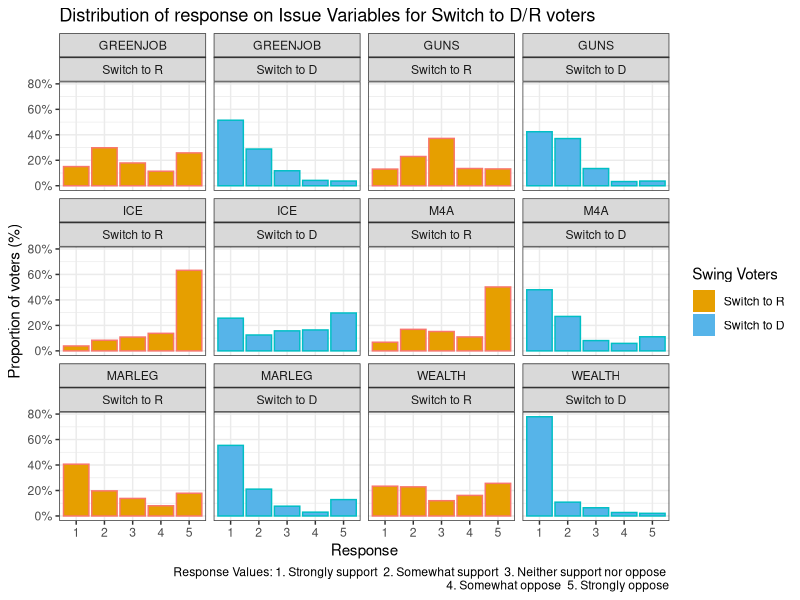
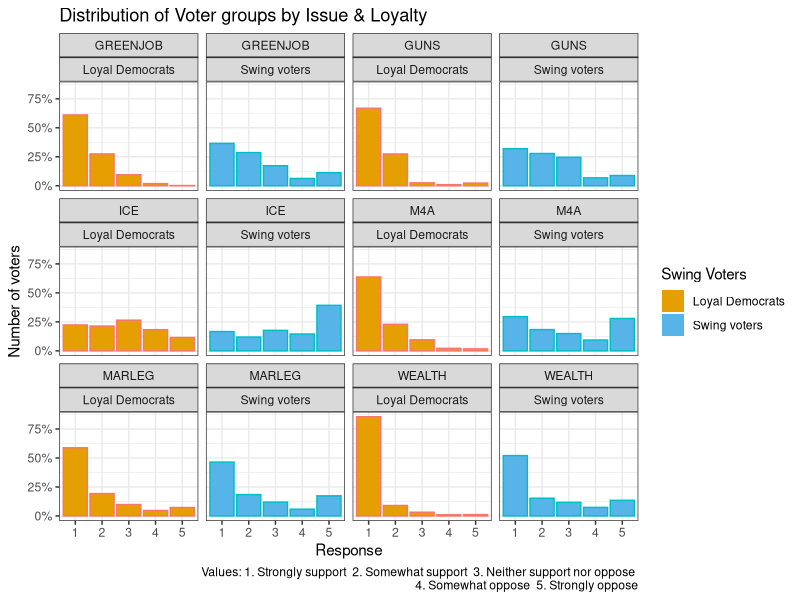
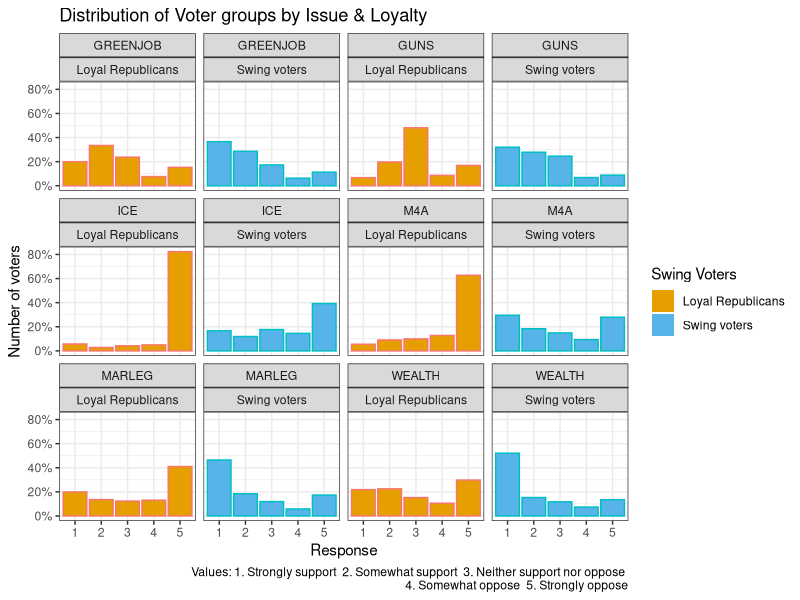
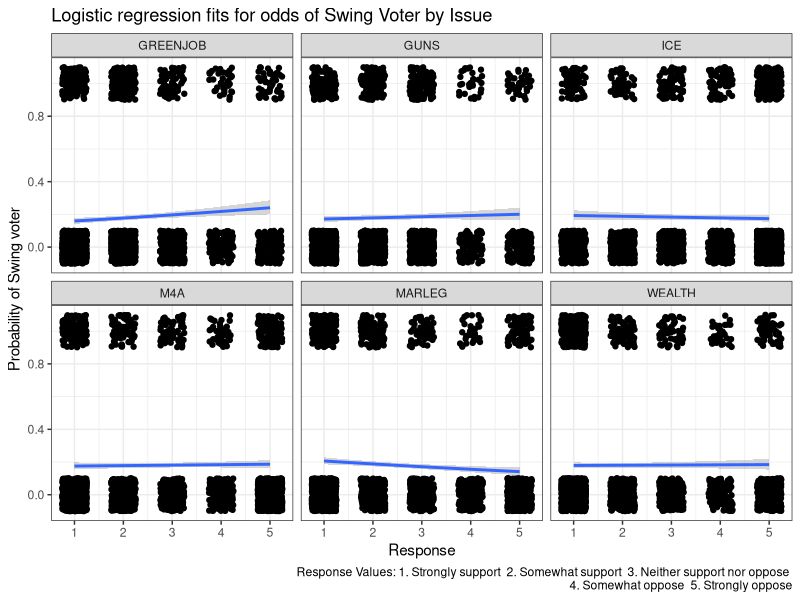
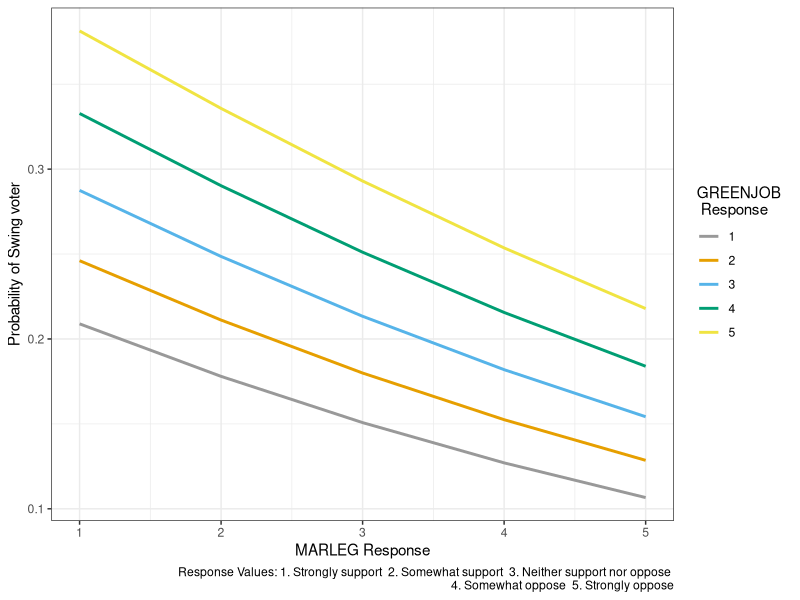
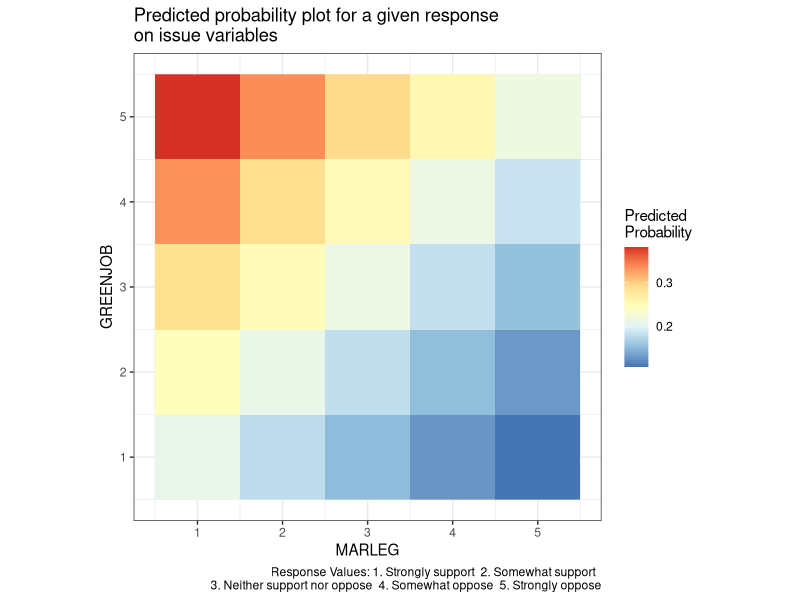
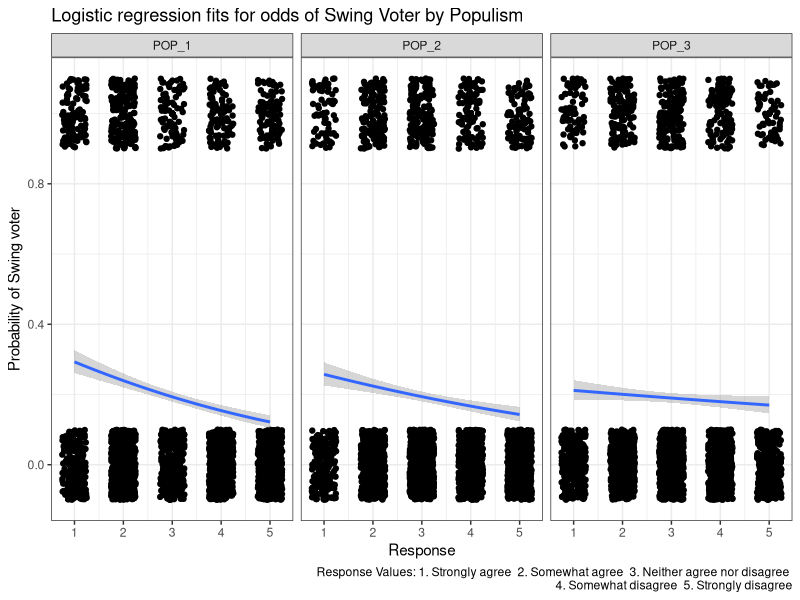
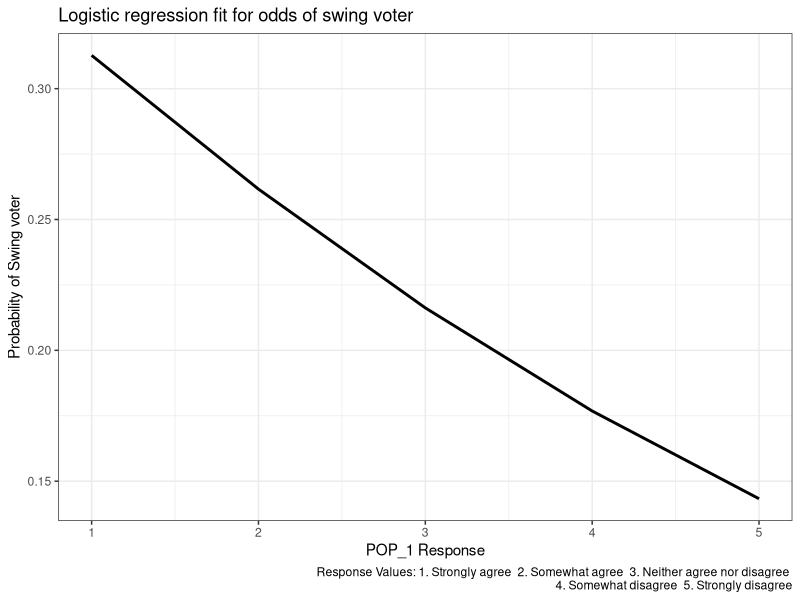

These figures' R source, in order:
## ---- chunk 1
knitr::opts_chunk$set(echo = FALSE, tidy = TRUE, warning = FALSE, message = FALSE)
## ---- chunk 2
library(tidyverse)
library(broom)
library(arm)
library(GGally)
cb_palette = c("#999999", "#E69F00", "#56B4E9", "#009E73", "#F0E442", "#0072B2", "#D55E00", "#CC79A7")
## ---- chunk 3
# Load Data
dfp_WTHH = read.csv("DFP_WTHH_release.csv")
names(dfp_WTHH)[1] <- "rowid"
dfp = dplyr::select(dfp_WTHH, rowid, house3, presvote16post, weight_DFP, M4A, GREENJOB, WEALTH, MARLEG, ICE, GUNS, POP_1, POP_2, POP_3, gender)
# Removing NAs or 7 (Did not vote) for presvote16post
dfp =  dfp[!(is.na(dfp$presvote16post) | dfp$presvote16post == 7),]
# summary(dfp)
n_row = nrow(dfp)
## ---- chunk 4
is_swing_voter <- function() {
  vect = as.numeric(rep.int(1, times = n_row))
  for(i in 1:n_row) {
    if(dfp$presvote16post[i] == 1 && dfp$house3[i] == 1)
      vect[i] = 2
    else if(dfp$presvote16post[i] == 2 && dfp$house3[i] == 2)
      vect[i] = 3
    else if(dfp$presvote16post[i] != 2 && dfp$house3[i] == 2)
      vect[i] = 4
    else if(dfp$presvote16post[i] != 1 && dfp$house3[i] == 1)
      vect[i] = 5
  }
  return(vect)
}
# 1 = Swing, 2 = Loyal Demo, 3 = Loyal Rep, 4 = Switch to R, 5 = Switch to D
dfp$is_swing = is_swing_voter()
dfp$is_swing = factor(dfp$is_swing, labels = c("Swing", "Loyal Democrat", "Loyal Republican", "Switch to R", "Switch to D"))

## ---- chunk 5
dfp.q1 = dfp %>% subset(., subset = (.$is_swing == "Switch to R" | (.$is_swing == "Switch to D")), select = c("is_swing", "M4A", "GREENJOB", "WEALTH", "MARLEG", "ICE", "GUNS", "weight_DFP"))

cb_palette2 = c("#E69F00", "#56B4E9")

dfp.q1 = gather(dfp.q1, key = "ISSUE", value = "RESPONSE", c("M4A", "GREENJOB", "WEALTH", "MARLEG", "ICE", "GUNS"))
dfp.q1$RESPONSE = factor(dfp.q1$RESPONSE)
dfp.q1 = na.omit(dfp.q1)
## ---- chunk 6
# ggplot(dfp.q1[dfp.q1$RESPONSE != 6,], aes(x = RESPONSE, color = is_swing, fill = is_swing)) + stat_count((aes(weight = weight_DFP))) + facet_wrap(~ISSUE) + theme_bw() + guides(fill = guide_legend(title="Swing Voters"), color = FALSE) + scale_fill_manual(values = cb_palette2) + labs(title="Distribution of response on Issue Variables for Switch to D/R voters", caption = "Response Values: 1. Strongly support  2. Somewhat support  3. Neither support nor oppose \n  4. Somewhat oppose  5. Strongly oppose") + ylab("Count") + xlab("Response")

ggplot(dfp.q1[dfp.q1$RESPONSE != 6,], aes(x = RESPONSE, color = is_swing, fill = is_swing)) +
  geom_bar(mapping = aes(x = RESPONSE, y = ..prop.., group = 1, weight=weight_DFP), stat = "count") +
  scale_y_continuous(labels = scales::percent_format(accuracy = 1)) +
  facet_wrap(~ISSUE + is_swing) + theme_bw() + 
  guides(fill = guide_legend(title="Swing Voters"), color = FALSE) +
  scale_fill_manual(values = cb_palette2) +
  labs(title="Distribution of response on Issue Variables for Switch to D/R voters", caption = "Response Values: 1. Strongly support  2. Somewhat support  3. Neither support nor oppose \n  4. Somewhat oppose  5. Strongly oppose") +
  ylab("Proportion of voters (%)") + xlab("Response")
## ---- chunk 7
WTHH_full = read_csv("DFP_WTHH_release.csv")
WTHH = WTHH_full[c("presvote16post", "house3", "weight_DFP", "M4A", "GREENJOB", "WEALTH", "MARLEG", "ICE", "GUNS", "POP_1", "POP_2", "POP_3")]
## ---- chunk 8
# WTHH$grp <- ifelse(WTHH$presvote16post==1 & WTHH$house3==1, "Loyal Democrats", ifelse(WTHH$presvote16post==2 & WTHH$house3==2, "Loyal Republicans", ifelse(!(WTHH$presvote16post %in% c(7,NA)), "Swing voters", NA)))
WTHH$grp <- ifelse(WTHH$presvote16post==1 & WTHH$house3==1, "Loyal Democrats", ifelse(WTHH$presvote16post==2 & WTHH$house3==2, "Loyal Republicans", ifelse(!is.na(WTHH$presvote16post), "Swing voters", NA)))

WTHH$swing_bhv <- ifelse(WTHH$grp=="Swing voters", ifelse(WTHH$house3==1, "Switch to D", ifelse(WTHH$house3==2, "Switch to R", "Others")), NA)

# cols <- c("presvote16post", "house3", "M4A", "GREENJOB", "WEALTH", "MARLEG", "ICE", "GUNS", "POP_1", "POP_2", "POP_3", "grp", "swing_bhv")
# WTHH[cols] <- lapply(WTHH[cols], factor)
## ---- chunk 9
WTHH.long = gather(WTHH, key="issue", value="response",
                   c("M4A", "GREENJOB", "WEALTH", "MARLEG", "ICE", "GUNS"))
cols <- c("issue", "response")
WTHH.long[cols] <- lapply(WTHH.long[cols], factor)
WTHH.long <- WTHH.long[c("issue", "response", "grp", "weight_DFP")]
WTHH.long <- WTHH.long[!is.na(WTHH.long$response) & !is.na(WTHH.long$grp),]
## ---- chunk 10
ggplot(WTHH.long[WTHH.long$response != 6 & (WTHH.long$grp=="Loyal Democrats" | WTHH.long$grp=="Swing voters"),], aes(x=response, color = grp, fill = grp)) +
  geom_bar(mapping = aes(x = response, y = ..prop.., group = 1, weight=weight_DFP), stat = "count") +
  scale_y_continuous(labels = scales::percent_format(accuracy = 1)) +
  facet_wrap(~issue + grp) + scale_fill_manual(values=cb_palette2) +
  guides(fill = guide_legend(title="Swing Voters"), color = FALSE) +
  labs(fill="Voter group", caption="Values: 1. Strongly support  2. Somewhat support  3. Neither support nor oppose \n  4. Somewhat oppose  5. Strongly oppose") +
  ggtitle("Distribution of Voter groups by Issue & Loyalty") +
  xlab("Response") + ylab("Number of voters") +
  theme_bw()

ggplot(WTHH.long[WTHH.long$response != 6 & (WTHH.long$grp=="Loyal Republicans" | WTHH.long$grp=="Swing voters"),], aes(x=response, color = grp, fill = grp)) +
  geom_bar(mapping = aes(x = response, y = ..prop.., group = 1, weight=weight_DFP), stat = "count") +
  scale_y_continuous(labels = scales::percent_format(accuracy = 1)) +
  facet_wrap(~issue + grp) + scale_fill_manual(values=cb_palette2) +
  guides(fill = guide_legend(title="Swing Voters"), color = FALSE) +
  labs(fill="Voter group", caption="Values: 1. Strongly support  2. Somewhat support  3. Neither support nor oppose \n  4. Somewhat oppose  5. Strongly oppose") +
  ggtitle("Distribution of Voter groups by Issue & Loyalty") +
  xlab("Response") + ylab("Number of voters") +
  theme_bw()
## ---- chunk 11
WTHH$swing_voter = ifelse(WTHH$grp=="Swing voters", 1, ifelse(is.na(WTHH$grp), NA, 0))
WTHH.issue = WTHH[c("GREENJOB", "GUNS", "ICE", "M4A", "MARLEG", "WEALTH", "weight_DFP", "swing_voter")]
## ---- chunk 12
WTHH.issue <- WTHH.issue[rowSums(WTHH.issue[,c(1,2,3,4,5,6)] == 6) == 0,]
WTHH.issue <- WTHH.issue[complete.cases(WTHH.issue),]
## ---- chunk 13
WTHH.issue.long = gather(WTHH.issue, key="issue", value="response",
                   c("M4A", "GREENJOB", "WEALTH", "MARLEG", "ICE", "GUNS"))
ggplot(WTHH.issue.long, aes(x=response, y=swing_voter)) + geom_point(alpha=0.4) +
  geom_jitter(height=0.1, width=0.25) +
  geom_smooth(method = "glm", method.args = list(family = "binomial")) +
  facet_wrap(~issue) +
  labs(caption="Response Values: 1. Strongly support  2. Somewhat support  3. Neither support nor oppose \n  4. Somewhat oppose  5. Strongly oppose") +
  ggtitle("Logistic regression fits for odds of Swing Voter by Issue") +
  xlab("Response") + ylab("Probability of Swing voter") +
  theme_bw()
## ---- chunk 14
WTHH.issue.logit <- glm(swing_voter ~ GREENJOB + MARLEG, weights=weight_DFP, family="quasibinomial", data=WTHH.issue)
display(WTHH.issue.logit)
## ---- chunk 15
issue.predict.grid = expand.grid(MARLEG = seq(1, 5, 1), GREENJOB = seq(1, 5, 1))
issue.pred = predict(WTHH.issue.logit, type = "response", newdata = issue.predict.grid)
issue.pred.df = data.frame(issue.predict.grid, swing.prob = as.vector(issue.pred))

ggplot(issue.pred.df, aes(x = MARLEG, y = swing.prob, group = factor(GREENJOB), color = factor(GREENJOB))) +
  geom_line(size=1) + xlab("MARLEG Response") + ylab("Probability of Swing voter") +
  labs(color = "GREENJOB \n Response", caption="Response Values: 1. Strongly support  2. Somewhat support  3. Neither support nor oppose \n  4. Somewhat oppose  5. Strongly oppose") +
  theme_bw() + scale_color_manual(values = cb_palette)
## ---- chunk 16
# Raster 
ggplot(issue.pred.df, aes(x = MARLEG, y = GREENJOB, z = swing.prob)) + geom_raster(aes(fill = swing.prob))  + coord_fixed() + scale_fill_distiller(palette = "RdYlBu") + theme_bw() + labs(title="Predicted probability plot for a given response \non issue variables", fill = "Predicted \nProbability", caption="Response Values: 1. Strongly support  2. Somewhat support  \n3. Neither support nor oppose  4. Somewhat oppose  5. Strongly oppose" )
## ---- chunk 17
WTHH.pop = WTHH[c("POP_1", "POP_2", "POP_3", "weight_DFP", "swing_voter")]
## ---- chunk 18
WTHH.pop <- WTHH.pop[rowSums(WTHH.pop[,c(1,2,3)] == 6) == 0,]
WTHH.pop <- WTHH.pop[complete.cases(WTHH.pop),]
## ---- chunk 19
WTHH.pop.long = gather(WTHH.pop, key="populism", value="response",
                   c("POP_1", "POP_2", "POP_3"))
ggplot(WTHH.pop.long, aes(x=response, y=swing_voter)) + geom_point(alpha=0.4) +
  geom_jitter(height=0.1, width=0.25) +
  geom_smooth(method = "glm", method.args = list(family = "binomial")) +
  facet_wrap(~populism) +
  labs(caption="Response Values: 1. Strongly agree  2. Somewhat agree  3. Neither agree nor disagree \n  4. Somewhat disagree  5. Strongly disagree") +
  ggtitle("Logistic regression fits for odds of Swing Voter by Populism") +
  xlab("Response") + ylab("Probability of Swing voter") +
  theme_bw()
## ---- chunk 20
WTHH.pop.logit <- glm(swing_voter ~ POP_1, weights=weight_DFP, family="quasibinomial", data=WTHH.pop)
display(WTHH.pop.logit)
## ---- chunk 21
pop.predict.grid = expand.grid(POP_1 = seq(1, 5, 1))
pop.pred = predict(WTHH.pop.logit, type = "response", newdata = pop.predict.grid)
pop.pred.df = data.frame(pop.predict.grid, swing.prob = as.vector(pop.pred))
ggplot(pop.pred.df, aes(x = POP_1, y = swing.prob)) +
  geom_line(size=1) + xlab("POP_1 Response") + ylab("Probability of Swing voter") +
  labs(caption="Response Values: 1. Strongly agree  2. Somewhat agree  3. Neither agree nor disagree \n  4. Somewhat disagree  5. Strongly disagree", title="Logistic regression fit for odds of swing voter") +
  theme_bw()
## ---- chunk 22
WTHH.issue.logit1 <- glm(swing_voter ~ GREENJOB + GUNS + ICE + M4A + MARLEG + WEALTH, weights=weight_DFP, family="quasibinomial", data=WTHH.issue)
display(WTHH.issue.logit1)
## ---- chunk 23
WTHH.issue.logit3 <- glm(swing_voter ~ GREENJOB * GUNS * ICE * M4A * MARLEG * WEALTH, weights=weight_DFP, family="quasibinomial", data=WTHH.issue)
display(WTHH.issue.logit3)
## ---- chunk 24
WTHH.issue.logit.df <- WTHH.issue
WTHH.issue.logit.df$.fitted <- fitted.values(WTHH.issue.logit)
WTHH.issue.logit.df$.resid <- residuals(WTHH.issue.logit, type="response")
WTHH.issue.logit.df$.pred <- 1 * (WTHH.issue.logit.df$.fitted > max(WTHH.issue.logit.df$.fitted)/1)
Correct <- (WTHH.issue.logit.df$swing_voter == WTHH.issue.logit.df$.pred)
1 - (sum(Correct) / nrow(WTHH.issue.logit.df))
summary(factor(WTHH.issue.logit.df$swing_voter))
## ---- chunk 25
ggplot(WTHH.issue.logit.df, aes(x=GREENJOB, y=.resid)) + geom_point(alpha=0.4) +
  geom_jitter(height=0.1, width=0.25) + geom_smooth(method = "loess", method.args = list(degree = 1)) +
  xlab("Response") + ylab("Residuals") + ggtitle("Residual plot for GREENJOB")
ggplot(WTHH.issue.logit.df, aes(x=MARLEG, y=.resid)) + geom_point(alpha=0.4) +
  geom_jitter(height=0.1, width=0.25) + geom_smooth(method = "loess", method.args = list(degree = 1)) +
  xlab("Response") + ylab("Residuals") + ggtitle("Residual plot for MARLEG")
## ---- chunk 26
WTHH.pop.logit1 <- glm(swing_voter ~ POP_1 * POP_2 * POP_3, weights=weight_DFP, family="quasibinomial", data=WTHH.pop)
display(WTHH.pop.logit1)
## ---- chunk 27
WTHH.pop.logit.df <- WTHH.pop
WTHH.pop.logit.df$.fitted <- fitted.values(WTHH.pop.logit)
WTHH.pop.logit.df$.resid <- residuals(WTHH.pop.logit, type="response")
WTHH.pop.logit.df$.pred <- 1 * (WTHH.pop.logit.df$.fitted > max(WTHH.pop.logit.df$.fitted)/1)
Correct <- (WTHH.pop.logit.df$swing_voter == WTHH.pop.logit.df$.pred)
1 - (sum(Correct) / nrow(WTHH.pop.logit.df))
summary(factor(WTHH.pop.logit.df$swing_voter))
## ---- chunk 28
ggplot(WTHH.pop.logit.df, aes(x=POP_1, y=.resid)) + geom_point(alpha=0.4) +
  geom_jitter(height=0.1, width=0.25) + geom_smooth(method = "loess", method.args = list(degree = 1)) +
  xlab("Response") + ylab("Residuals") + ggtitle("Residual plot for POP_1")
